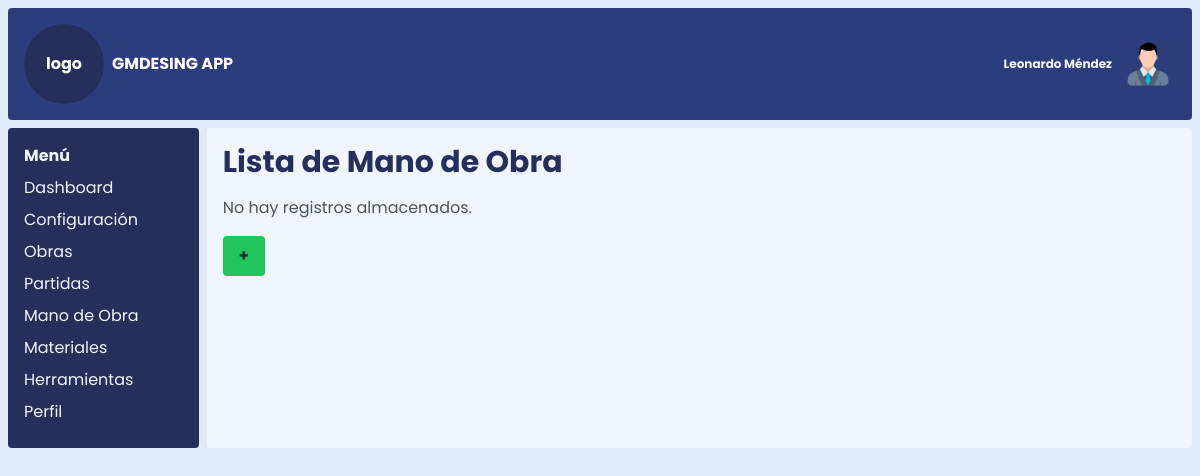
Page /mano_de_obra on the earlier database version.
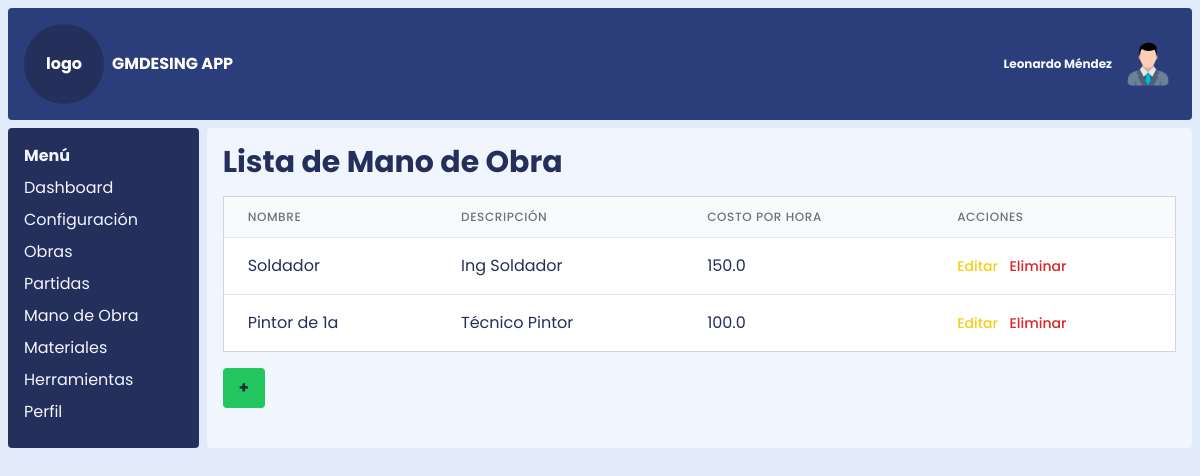
Same page on the later database version.
### models.py (models this page shows)
class ManoDeObra(db.Model):
    __tablename__ = 'mano_de_obra'
    id_mano_de_obra = db.Column(db.Integer, primary_key=True)
    nombre_mano_de_obra = db.Column(db.String(100), nullable=False)
    descripcion_mano_de_obra = db.Column(db.Text)
    costo_hora = db.Column(db.Float)
    partidas_mano_de_obra = db.relationship('PartidasManoDeObra', backref='mano_de_obra')

### app.py (the view)
@app.route('/mano_de_obra')
def listar_mano_de_obra():
    mano_de_obra_lista = ManoDeObra.query.all()
    headers = ['Nombre', 'Descripción', 'Costo por Hora']
    return render_template('listar_mano_de_obra.html', headers=headers, mano_de_obra_lista=mano_de_obra_lista, datos=datos)

### templates/listar_mano_de_obra.html (shortened to what this page needs)
{% extends 'index.html' %}
{% import 'componentes/tabla.html' as macros %}
{% block content %}
    <h1 class="text-3xl font-bold mb-4">Lista de Mano de Obra</h1>
    {% if mano_de_obra_lista %}
        {% set rows = [] %}
        {% for mano_de_obra in mano_de_obra_lista %}
            {% set row = (mano_de_obra.nombre_mano_de_obra, mano_de_obra.descripcion_mano_de_obra or "Sin descripción", mano_de_obra.costo_hora or "Sin costo") %}
            {% set action = {
                'editar': url_for('editar_mano_de_obra', id_mano_de_obra=mano_de_obra.id_mano_de_obra),
                'eliminar': url_for('eliminar_mano_de_obra', id_mano_de_obra=mano_de_obra.id_mano_de_obra),
                'id': mano_de_obra.id_mano_de_obra,
                'nombre': mano_de_obra.nombre_mano_de_obra
            } %}
            {% set _ = rows.append((row, action)) %}
        {% endfor %}
        {{ macros.render_table(headers, rows) }}
    {% else %}
        <p class="text-gray-600">No hay registros almacenados.</p>
    {% endif %}
    <a href="{{ url_for('crear_mano_de_obra') }}" class="bg-green-500 hover:bg-green-700 text-slate-800 font-bold py-2 px-4 rounded mt-4 inline-block">+</a>
{% endblock %}

### templates/componentes/tabla.html (shortened to what this page needs)
{% macro render_table(headers, rows) %}
<div class="overflow-x-auto">
    <table class="min-w-full divide-y divide-gray-200 border border-gray-300">
        <thead class="bg-gray-50">
            <tr>
                {% for header in headers %}
                <th scope="col" class="px-6 py-3 text-left text-xs font-medium text-gray-500 uppercase tracking-wider">
                    {{ header }}
                </th>
                {% endfor %}
                <th scope="col" class="px-6 py-3 relative text-left text-xs font-medium text-gray-500 uppercase tracking-wider">
                    Acciones
                </th>
            </tr>
        </thead>
        <tbody class="bg-white divide-y divide-gray-200">
            {% for row, action in rows %}
            <tr>
                {% for item in row %}
                <td class="px-6 py-4 whitespace-nowrap">{{ item }}</td>
                {% endfor %}
                <td class="px-6 py-4 whitespace-nowrap text-left text-sm font-medium">
                    <a href="{{ action.editar }}" class="text-yellow-400 hover:text-yellow-600 mr-2">Editar</a>
                    <button type="button" class="text-red-600 hover:text-red-900" data-bs-toggle="modal"
                        data-bs-target="#confirmDeleteModal" onclick="openModal('{{ action.id }}', '{{ action.nombre }}', '{{ action.eliminar }}')">Eliminar</button>
                </td>
            </tr>
            {% endfor %}
        </tbody>
    </table>
</div>
{% endmacro %}

Differences in the rows shown:
added ManoDeObra: nombre_mano_de_obra "Soldador", descripcion_mano_de_obra "Ing Soldador", costo_hora "150.0"
added ManoDeObra: nombre_mano_de_obra "Pintor de 1a", descripcion_mano_de_obra "Técnico Pintor", costo_hora "100.0"
Other differences:
new list line: "NOMBRE"
new list line: "DESCRIPCIÓN"
new list line: "COSTO POR HORA"
text no longer shown: "No hay registros almacenados."
text now shown: "ACCIONES"
new list line: "Editar Eliminar"
